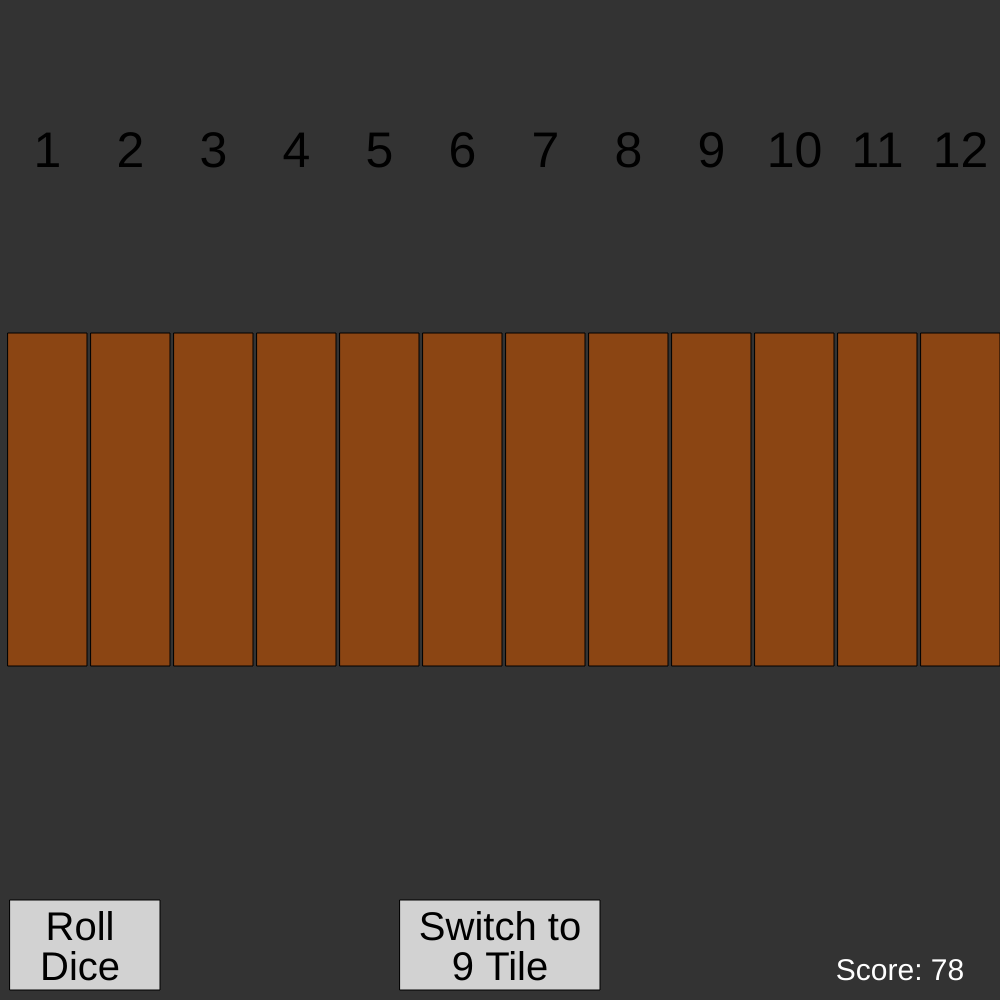
Frame 1 (no input)
Frame 60 (no input): identical to frame 1, image omitted
Frame 120 (the mouse pressed at the canvas centre since frame 60): identical to frame 1, image omitted

The p5.js sketch that drew this single still picture (run headless with seeded random() and noise() and a simulated clock; from frame 60 on, the mouse is pressed at the canvas centre):

// p5.js sketch
// ── sketch.js
var wt;                   // width of the canvas
var ht;                   // height of the canvas
var game;                 // game to track during play
var status = 0;           // status of the game:
                          // 0 - ready to roll
                          // 1 - ready to pick
                          // 2 - game end
var diceRoll = [];        // array of current dice roll
var dice = [];            // array of dice objects for current roll
var availablePlays = [];  // array of plays available based on the current roll
                          // and state of the game
var numTiles = 12;        // number of tiles in this game

// initial setup
function setup() {
  wt = Math.min(windowWidth,windowHeight);
  ht = wt;
  createCanvas(wt, ht);
  game = new Game(numTiles, 2, 2)
}

// update canvas size appropriately
function windowResized()
{
  wt = Math.min(windowWidth,windowHeight);
  ht = wt;
  resizeCanvas(wt,ht);
}

// drawing calls - called in a loop
function draw() {
  clear();
  background(51);
  drawGame();
  drawScore();
  drawDiceButton();
  drawGameModeButton();
  drawDice();
  checkGame();
}

// draw the tiles across the top third of the canvas
function drawGame() {
  for (var i = 0; i < game.tiles.length; i++) {
    this.drawTile(i, game.tiles[i]);
  }
}

// draw the score (bottom right of canvas)
function drawScore()
{
  textSize(wt * 0.03);
  fill(255,255,255);
  text("Score: " + game.getScore(),wt * 0.90, ht * 0.98);
}

// check whether the game is a win or a loss
function checkGame()
{
  if (game.isWin()) {
    status = 2;
    drawWin();
  } else if (status > 0 && game.isLoss(diceRoll)) {
    status = 2;
    drawLoss();
  }
}

// draw losing game splash
function drawLoss()
{
  textAlign(CENTER);
  textSize(wt * 0.10);
  strokeWeight(6);
  fill(200,0,0);
  text("Sorry, you lose!",wt / 2, ht /2);
  strokeWeight(1);
}

// draw winning game splash
function drawWin()
{
  textAlign(CENTER);
  textSize(wt * 0.10);
  strokeWeight(6);
  fill(0,200,0);
  text("YOU WIN!",wt / 2, ht /2);
  strokeWeight(1);
}

// draws the given tile at the given index
function drawTile(index, tile) {
  var offset = Math.floor((wt / game.tiles.length) * 0.10);
  var xpos = Math.floor(wt / game.tiles.length) * index + offset;
  var ypos = Math.floor(ht / 3);
  var w = Math.floor((wt / game.tiles.length) * 0.95);
  var h = -(Math.floor(ht / 3));

  // draw a squatty tile if it has been dropped
  if (tile.isDown) {
    ypos = 0;
    h = Math.floor(ht / 10);
  }

  // change tile color if it can be played and the mouse is on top of it
  fill(139, 69, 19);
  if (tileIsSelected(tile)) {
    fill(180, 90, 24);
  }

  rect(xpos, ypos, w, h);

  // if the tile hasn't been dropped, draw its value
  if (!tile.isDown) {
    textAlign(CENTER);
    fill(0, 0, 0);
    textSize(wt * 0.05);
    text(tile.tileNumber, xpos + (w / 2), ypos + (h / 2));
  }
}

// returns whether the tile is selected
// tiles aren't selected if they are dropped
// tiles aren't selected unless the state of the game allows it
// tiles aren't selected unless they are part of a valid play
function tileIsSelected(tile) {
  if (tile.isDown) {
    return false;
  } else if (status != 1) {
    return false;
  } else if (tileIsInAvailablePlay(tile.tileNumber)) {
    var availablePlay = getAvailablePlayForTile(tile.tileNumber);
    var isSelected = false;
    for (var i = 0; i < availablePlay.length; i++) {
      if (mouseIsOnTile(availablePlay[i])) {
        isSelected = true;
      }
    }
    return isSelected;
  } else {
    return false;
  }
}

// given a tile number, determine if it is part of an available play
function tileIsInAvailablePlay(tileNumber) {
  for (var i = 0; i < availablePlays.length; i++) {
    for (var j = 0; j < availablePlays[i].length; j++) {
      if (availablePlays[i][j] == tileNumber) {
        return true;
      }
    }
  }
  return false;
}

// retrieve the available play for a given tile
function getAvailablePlayForTile(tileNumber) {
  for (var i = 0; i < availablePlays.length; i++) {
    for (var j = 0; j < availablePlays[i].length; j++) {
      if (availablePlays[i][j] == tileNumber) {
        return availablePlays[i];
      }
    }
  }
  return [];
}

// determine if the mouse is on the given tilenumber
function mouseIsOnTile(tileNumber) {
  var index = tileNumber - 1;

  var offset = Math.floor((wt / game.tiles.length) * 0.10);
  var xpos = Math.floor(wt / game.tiles.length) * index + offset;
  var ypos = Math.floor(ht / 3);
  var w = Math.floor((wt / game.tiles.length) * 0.95);
  var h = -(Math.floor(ht / 3));

  return ((mouseX >= xpos) && (mouseX <= (xpos + w))) &&
    ((mouseY <= ypos) && (mouseY >= ypos + h));
}

// draws the roll dice button in the bottom right of the canvas
function drawDiceButton() {
  fill(210, 210, 210);
  if (diceButtonSelected()) {
    fill(230, 230, 230);
  }
  rect(wt * 0.01, ht * 0.90, wt * 0.15, ht * 0.09);

  textAlign(CENTER);
  fill(0, 0, 0);
  textSize(wt * 0.04);
  text("Roll", wt * 0.08, ht * 0.94);
  text("Dice", wt * 0.08, ht * 0.98);
}

// determines if the roll dice button is selected
function diceButtonSelected() {
  return ((mouseX >= (wt * 0.01) && mouseX <= (wt * 0.15)) &&
    (mouseY >= (ht * 0.90) && mouseY <= (ht * 0.99)) &&
    (status == 0));
}

// draws the game mode button in the middle bottom of the board
function drawGameModeButton(){
  fill(210, 210, 210);
  if (gameModeButtonSelected()) {
    fill(230, 230, 230);
  }

  rect(wt * 0.40, ht * 0.90, wt * 0.20, ht * 0.09);

  var gameModeString;
  switch (numTiles) {
    case 12:
      gameModeString = "9 Tile"
      break;
    default:
      gameModeString = "12 Tile"
  }
  textAlign(CENTER);
  fill(0, 0, 0);
  textSize(wt * 0.04);
  text("Switch to", wt * 0.50, ht * 0.94);
  text(gameModeString, wt * 0.50, ht * 0.98);
}

// determine if the game mode button is selected
function gameModeButtonSelected() {
  return ((mouseX >= (wt * 0.40) && mouseX <= (wt * 0.60)) &&
    (mouseY >= (ht * 0.90) && mouseY <= (ht * 0.99)));
}

// switches game mode from 9 to 12 and vice versa
// will restart the game
function switchGameMode()
{
  switch (numTiles) {
    case 12:
      numTiles = 9;
      break;
    default:
      numTiles = 12;
  }
  restartGame();
}

// if the device is shaken and the game allows it, roll the dice
function deviceShaken(){
  if (status == 0) {
    rollDice();
  }
}

// handle mouse presses to roll dice, play a move, or restart the game
function mousePressed() {
  if (diceButtonSelected()) {
    rollDice();
  } else if (gameModeButtonSelected()) {
    switchGameMode();
  } else if (status == 1) {
    playMove();
  } else if (status == 2) {
    restartGame();
  }
}

// restarts the game
function restartGame()
{
  status = 0;
  diceRoll = [];
  dice = [];
  availablePlays = [];
  game = new Game(numTiles,2,2);
}

// plays the given move
function playMove() {
  var movePlayed = false;
  for (var i = 0; i < game.tiles.length; i++) {
    if (tileIsSelected(game.tiles[i])) {
      game.tiles[i].dropTile();
      movePlayed = true;
    }
  }
  if (movePlayed) {
    status = 0;
  }
}

// rolls dice
function rollDice() {
  status = 1;
  diceRoll = game.getDiceRoll();
  initiateDice();
  availablePlays = game.getAvailablePlays(diceRoll);
}

// initiates dice objects for drawing later
function initiateDice() {
  dice = [];
  for (var i = 0; i < diceRoll.length; i++) {
    dice.push(new Die(diceRoll[i], wt, ht));
  }
}

// draw the current dice objects
function drawDice() {
  for (var i = 0; i < dice.length; i++) {
    drawOneDie(dice[i]);
  }
}

// draw the given die object
function drawOneDie(die) {
  fill(255, 255, 255);
  rectMode(CENTER);
  rect(die.xpos, die.ypos, die.w, die.w, die.r);
  drawDieFace(die);
  rectMode(CORNER);
}

// draws the die face of the given die object
function drawDieFace(die) {
  fill(0, 0, 0);
  var r = wt * 0.012;
  switch (die.number) {
    case 1:
      ellipse(die.xpos, die.ypos, r, r);
      break;
    case 2:
      ellipse(die.xpos - (die.w / 4), die.ypos - (die.w / 4), r, r);
      ellipse(die.xpos + (die.w / 4), die.ypos + (die.w / 4), r, r);
      break;
    case 3:
      ellipse(die.xpos - (die.w / 4), die.ypos - (die.w / 5), r, r);
      ellipse(die.xpos, die.ypos, r, r);
      ellipse(die.xpos + (die.w / 4), die.ypos + (die.w / 5), r, r);
      break;
    case 4:
      ellipse(die.xpos - (die.w / 4), die.ypos - (die.w / 4), r, r);
      ellipse(die.xpos + (die.w / 4), die.ypos + (die.w / 4), r, r);
      ellipse(die.xpos - (die.w / 4), die.ypos + (die.w / 4), r, r);
      ellipse(die.xpos + (die.w / 4), die.ypos - (die.w / 4), r, r);
      break;
    case 5:
      ellipse(die.xpos - (die.w / 4), die.ypos - (die.w / 4), r, r);
      ellipse(die.xpos + (die.w / 4), die.ypos + (die.w / 4), r, r);
      ellipse(die.xpos - (die.w / 4), die.ypos + (die.w / 4), r, r);
      ellipse(die.xpos + (die.w / 4), die.ypos - (die.w / 4), r, r);
      ellipse(die.xpos, die.ypos, r, r);
      break;
    case 6:
      ellipse(die.xpos - (die.w / 4), die.ypos - (die.w / 4), r, r);
      ellipse(die.xpos + (die.w / 4), die.ypos + (die.w / 4), r, r);
      ellipse(die.xpos - (die.w / 4), die.ypos + (die.w / 4), r, r);
      ellipse(die.xpos + (die.w / 4), die.ypos - (die.w / 4), r, r);
      ellipse(die.xpos + (die.w / 4), die.ypos, r, r);
      ellipse(die.xpos - (die.w / 4), die.ypos, r, r);
      break;
  }
}

// ── game.js
class Game {
  constructor(numTiles, numDice, numSum) {
    this.numTiles = numTiles;
    this.numDice = numDice;
    this.numSum = numSum;
    this.movesLeft = true;
    this.tiles = [];
    for (var i = 0; i < numTiles; i++) {
      this.tiles.push(new Tile(i + 1));
    }
  }

  getDiceRoll() {
    var diceRoll = [];
    for (var i = 0; i < this.numDice; i++) {
      diceRoll.push(Math.floor(Math.random() * 6) + 1);
    }
    return diceRoll;
  }

  getScore() {
    var score = 0;
    for (var i = 0; i < this.tiles.length; i++) {
      if (!this.tiles[i].isDown) {
        score += this.tiles[i].tileNumber;
      }
    }
    return score;
  }

  getAvailablePlays(diceRoll) {
    var diceTotal = 0;
    var availablePlays = [];

    var prevDie;
    var sameDie = true;

    for (var i = 0; i < diceRoll.length; i++) {
      diceTotal += diceRoll[i];

      if (i > 0) {
        if (prevDie != diceRoll[i]) {
          sameDie = false;
        }
      }
      prevDie = diceRoll[i];
    }

    if (sameDie && this.isTileAvailable(prevDie)) {
      availablePlays.push([prevDie]);
    }

    for (var i = 0; i < this.tiles.length; i++) {
      var tileNum = this.tiles[i].tileNumber;
      if (!this.tiles[i].isDown && (tileNum == diceTotal)) {
        availablePlays.push([tileNum]);
      } else if (!this.tiles[i].isDown && (tileNum < diceTotal)) {
        var play = [tileNum];
        this.addPlay(play, diceTotal - tileNum, availablePlays);
      }
    }

    return availablePlays;
  }

  addPlay(currentPlay, currentTotal, availablePlays) {
    var playCopy = [];
    for (var i = 0; i < this.tiles.length; i++) {
      var tileNum = this.tiles[i].tileNumber;
      if (this.tiles[i].isDown) {
        continue; // already down; can't use it
      } else if (currentPlay.indexOf(tileNum) >= 0) {
        continue; // already part of this move; can't add it again
      } else if (tileNum > currentTotal) {
        continue; // doesn't add up correctly
      } else if (tileNum == currentTotal) {
        playCopy = currentPlay.slice();
        playCopy.push(tileNum);
        if (playCopy.length <= this.numSum) {
          availablePlays.push(playCopy); // adds up correctly, and isn't too big of a combo
        }
      } else {
        playCopy = currentPlay.slice();
        playCopy.push(tileNum);
        this.addPlay(playCopy, currentTotal - tileNum, availablePlays); // adds up okay, but not there yet
      }
    }
  }

  isTileAvailable(tileNum,tile)
  {
    for (var i = 0; i < this.tiles.length; i++) {
      if (this.tiles[i].tileNumber == tileNum && !this.tiles[i].isDown)
      {
        return true;
      }
    }
    return false;
  }

  playMove(tilesToPlay)
  {
    var tilesPlayed = 0;
    for (var i = 0; i < this.tiles.length; i++) {
      var tileNum = this.tiles[i].tileNumber;
      if (this.tiles[i].isDown) {
        continue;
      } else if (tilesToPlay.indexOf(tileNum) < 0){
        continue;
      }
      else {
        tilesPlayed++;
        this.tiles[i].dropTile();
      }
    }
    return (tilesPlayed == tilesToPlay.length);
  }

  isWin() {
    return (this.getScore() == 0);
  }

  isLoss(diceRoll) {
    var availablePlays= [];
    availablePlays = this.getAvailablePlays(diceRoll);
    return (availablePlays.length == 0);
  }

  showGame()
  {
    console.log("score: " + this.getScore());
    console.log(this.tiles);
  }
}

// ── tester.js
class Tester {
  constructor() {}

  testMethods(numberOfGames)
  {
    // highest
    this.testOneMethod(numberOfGames,0);

    // random
    this.testOneMethod(numberOfGames,1);

    // highest v2
    this.testOneMethod(numberOfGames,2);

    // lowest
    this.testOneMethod(numberOfGames,3);
  }

  testOneMethod(numberOfGames,mode)
  {
    var game;
    var wins = 0;
    var losses = 0;
    var scoreTotal = 0;
    var modeString;

    switch (mode) {
      case 0:
        modeString = "highest";
        break;
      case 1:
        modeString = "random";
        break;
      case 2:
        modeString = "highest v2";
        break;
      case 3:
        modeString = "lowest";
        break;
      default:
        modeString = "oops";
        break;
    }

    for (var i = 0; i < numberOfGames; i++) {
      game = new Game(9,2,2);
      if (this.playGame(game,0,mode))
      {
        wins++;
      }
      else {
        losses++;
      }
      scoreTotal += game.getScore();
    }

    console.log("-------------------");
    console.log(modeString + " results");
    console.log("wins: " + wins);
    console.log("losses: " + losses);
    console.log("average: " + Math.floor(scoreTotal / numberOfGames));
    console.log("-------------------");
  }

  playGame(game, debug, mode) {
    if (game.numSum != 2) {
      if (debug) {
        console.log("only works with 2 factor games")
        game.showGame();
      }
      return false;
    }
    if (game.isWin()) {
      if (debug) {
        console.log("win");
        game.showGame();
      }
      return true;
    } else {
      var diceRoll = game.getDiceRoll();
      if (game.isLoss(diceRoll)) {
        if (debug) {
          console.log("loss");
          game.showGame()
        }
        return false;
      }
      var plays = game.getAvailablePlays(diceRoll);
      var play = this.pickPlay(plays, mode);
      if (!game.playMove(play)) {
        if (debug) {
          console.log("no moves, loss");
          game.showGame()
        }
        return false;
      }
      return this.playGame(game,debug,mode);
    }
  }

  pickPlay(plays, mode) {
    switch (mode) {
      case 0:
        return this.getHighPlay(plays);
      case 1:
        return this.getRandomPlay(plays)
      case 2:
        return this.getHighPlayV2(plays);
      case 3:
        return this.getLowPlay(plays);
    }
  }

  getHighPlay(plays) {
    var highSingle = [];
    var high = 0;
    var highPair = [];
    var highDiff = 100;

    for (var i = 0; i < plays.length; i++) {
      if (plays[i].length == 1) {
        if (plays[i][0] > high) {
          highSingle = plays[i];
          high = plays[i][0];
        }
      } else {
        var diff = Math.abs(plays[i][0] - plays[i][1]);
        if (diff < highDiff) {
          highPair = plays[i];
          highDiff = diff;
        }
      }
    }

    if (highSingle.length == 1) {
      return highSingle;
    } else {
      return highPair;
    }
  }

  getHighPlayV2(plays) {
    var highSingle = [];
    var high = 0;
    var highPair = [];
    var highDiff = 0;

    for (var i = 0; i < plays.length; i++) {
      if (plays[i].length == 1) {
        if (plays[i][0] > high) {
          highSingle = plays[i];
          high = plays[i][0];
        }
      } else {
        var diff = Math.abs(plays[i][0] - plays[i][1]);
        if (diff > highDiff) {
          highPair = plays[i];
          highDiff = diff;
        }
      }
    }

    if (highSingle.length == 1) {
      return highSingle;
    } else {
      return highPair;
    }
  }

  getLowPlay(plays) {
    var lowSingle = [];
    var low = 9999;
    var lowPair = [];
    var lowDiff = 0;

    for (var i = 0; i < plays.length; i++) {
      if (plays[i].length == 1) {
        if (plays[i][0] < low) {
          lowSingle = plays[i];
          low = plays[i][0];
        }
      } else {
        var diff = Math.abs(plays[i][0] - plays[i][1]);
        if (diff > lowDiff) {
          lowPair = plays[i];
          lowDiff = diff;
        }
      }
    }

    if (lowSingle.length == 1) {
      return lowSingle;
    } else {
      return lowPair;
    }
  }

  getRandomPlay(plays) {
    var playIndex = Math.floor(Math.random() * plays.length);
    return plays[playIndex];
  }
}

// ── tile.js
class Tile
{
  constructor(tileNumber)
  {
    this.tileNumber = tileNumber;
    this.isDown = false;
  }

  dropTile()
  {
    this.isDown = true;
  }
}

class Die
{
  constructor(number,wt,ht)
  {
    this.number = number;
    this.xpos = Math.floor(Math.random() * wt * 0.80 + (wt * 0.10));
    this.ypos = Math.floor((Math.random() * ht * 0.50) + (ht * 0.40))
    this.w = (wt * 0.08);
    this.r = (wt * 0.01);
  }
}
